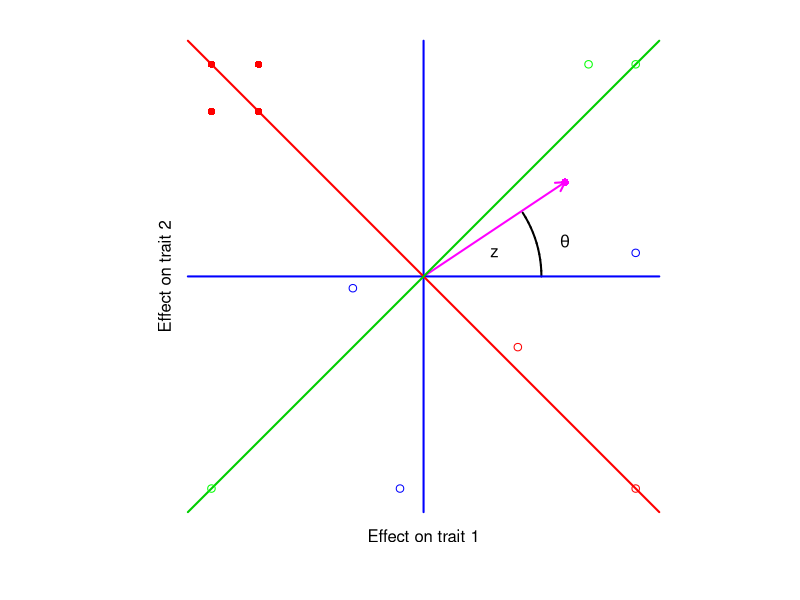

Here is the R script that generated this plot:
library('plotrix')

# par( mar= c(4,5,1,1))
par( mar= c(1,1,1,1))

# Empty plot
plot(-1:1, -1:1, type='n', axes=F, asp = 1, xlab="", ylab="", xlim = c(-1.2, 1), ylim = c(-1.2, 1))
text(0, -1.1, "Effect on trait 1")
text(-1.1, 0, "Effect on trait 2", srt=90)

# Add the arrows for a and b
arrows(  0, 0, 0.6, 0.4, length = 0.1, lwd = 2, col='magenta')
# Draw and label angles
draw.arc(0,0, radius = 0.5, angle1 = 0, angle2 = pi / 5.5, lwd=2)
# draw.arc(0,0, radius = 0.3, angle1 = pi/2, angle2 = -pi*0.85, col=4)
text(0.3, 0.1, "z")
text(0.6, 0.15, expression(theta))
# Axis labels
segments(-1, 0, 1, 0, lty=1, col = 'blue', lwd=2)
segments( 0, 1, 0,-1, lty=1, col = 'blue', lwd=2)
segments(-1, 1, 1,-1, lty=1, col = 'red', lwd=2)
segments( 1, 1,-1,-1, lty=1, col = 'green3', lwd=2)


# # X and Y coordinates for the points
# x <- c(-0.9,-0.7, -0.9, -0.7, 0.7, -0.3, 0.4, 0.6)
# y <- c( 0.9, 0.9,  0.7,  0.7, 0.9, -0.6,-0.3, 0.4)
# colvec <- c('black', 'black', 'black', 'black', 'black', 'black', 'black', 'magenta')
# 
# # Plot the points
# points(
#   x,y,
#   col=colvec,
#   pch = c(16,16,16,16,1,1,1, 16)
# )

# X and Y coordinates for the points
x <- c(-0.9, -0.9, 0.9, 0.9,
       -0.7, -0.9, 0.7, 0.9, -0.1,
       -0.7, -0.3, 0.4, 0.6)
y <- c( 0.9, -0.9, 0.9, -0.9,
        0.9,  0.7, 0.9,  0.1, -0.9,
        0.7, -0.05,-0.3, 0.4)
colvec <- c('red', 'green', 'green', 'red',
            'red', 'red', 'green','blue','blue',
            'red', 'blue', 'red', 'magenta')

# Plot the points
points(
  x,y,
  col=colvec,
  pch = c(16,1,1,1,
          16,16,1,1,1,
          16,1,1, 16)
)

